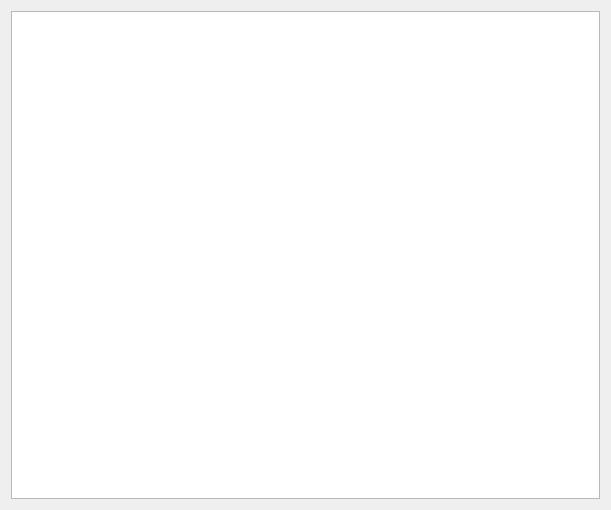
<?xml version="1.0" encoding="UTF-8"?>
<ui version="4.0">
 <class>StoreArea</class>
 <widget class="QWidget" name="StoreArea">
  <property name="geometry">
   <rect>
    <x>0</x>
    <y>0</y>
    <width>611</width>
    <height>510</height>
   </rect>
  </property>
  <property name="windowTitle">
   <string>Form</string>
  </property>
  <property name="styleSheet">
   <string notr="true"/>
  </property>
  <layout class="QVBoxLayout" name="verticalLayout">
   <item>
    <widget class="QGraphicsView" name="view">
     <property name="backgroundBrush">
      <brush brushstyle="SolidPattern">
       <color alpha="255">
        <red>230</red>
        <green>200</green>
        <blue>167</blue>
       </color>
      </brush>
     </property>
     <property name="foregroundBrush">
      <brush brushstyle="NoBrush">
       <color alpha="0">
        <red>24</red>
        <green>0</green>
        <blue>0</blue>
       </color>
      </brush>
     </property>
     <property name="interactive">
      <bool>true</bool>
     </property>
     <property name="sceneRect">
      <rectf>
       <x>0.000000000000000</x>
       <y>0.000000000000000</y>
       <width>0.000000000000000</width>
       <height>0.000000000000000</height>
      </rectf>
     </property>
     <property name="renderHints">
      <set>QPainter::TextAntialiasing</set>
     </property>
     <property name="dragMode">
      <enum>QGraphicsView::NoDrag</enum>
     </property>
     <property name="viewportUpdateMode">
      <enum>QGraphicsView::BoundingRectViewportUpdate</enum>
     </property>
    </widget>
   </item>
  </layout>
 </widget>
 <resources/>
 <connections/>
</ui>
